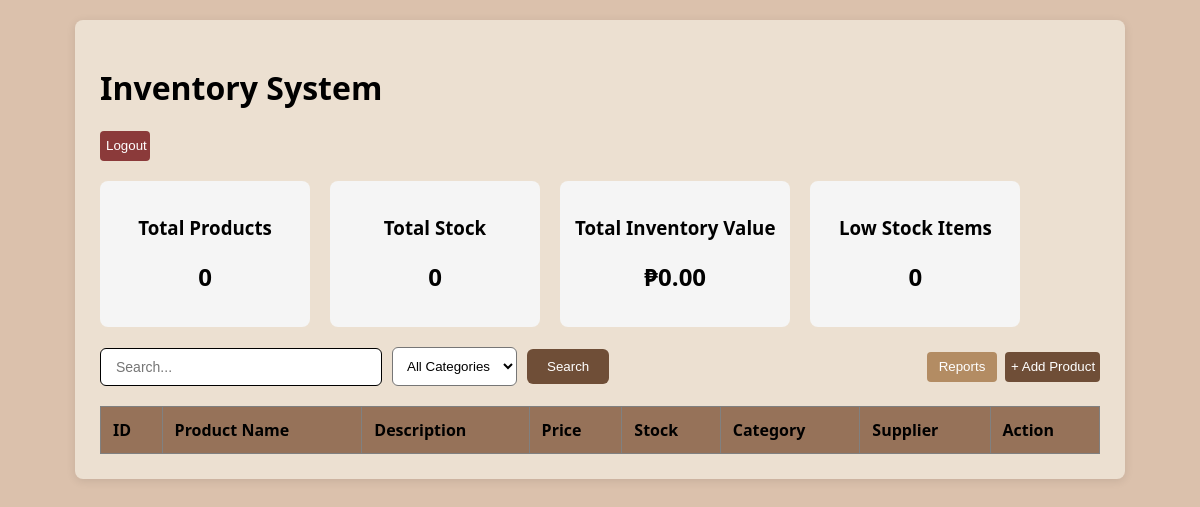
/index.php (signed in), run on an earlier commit of the app's database.
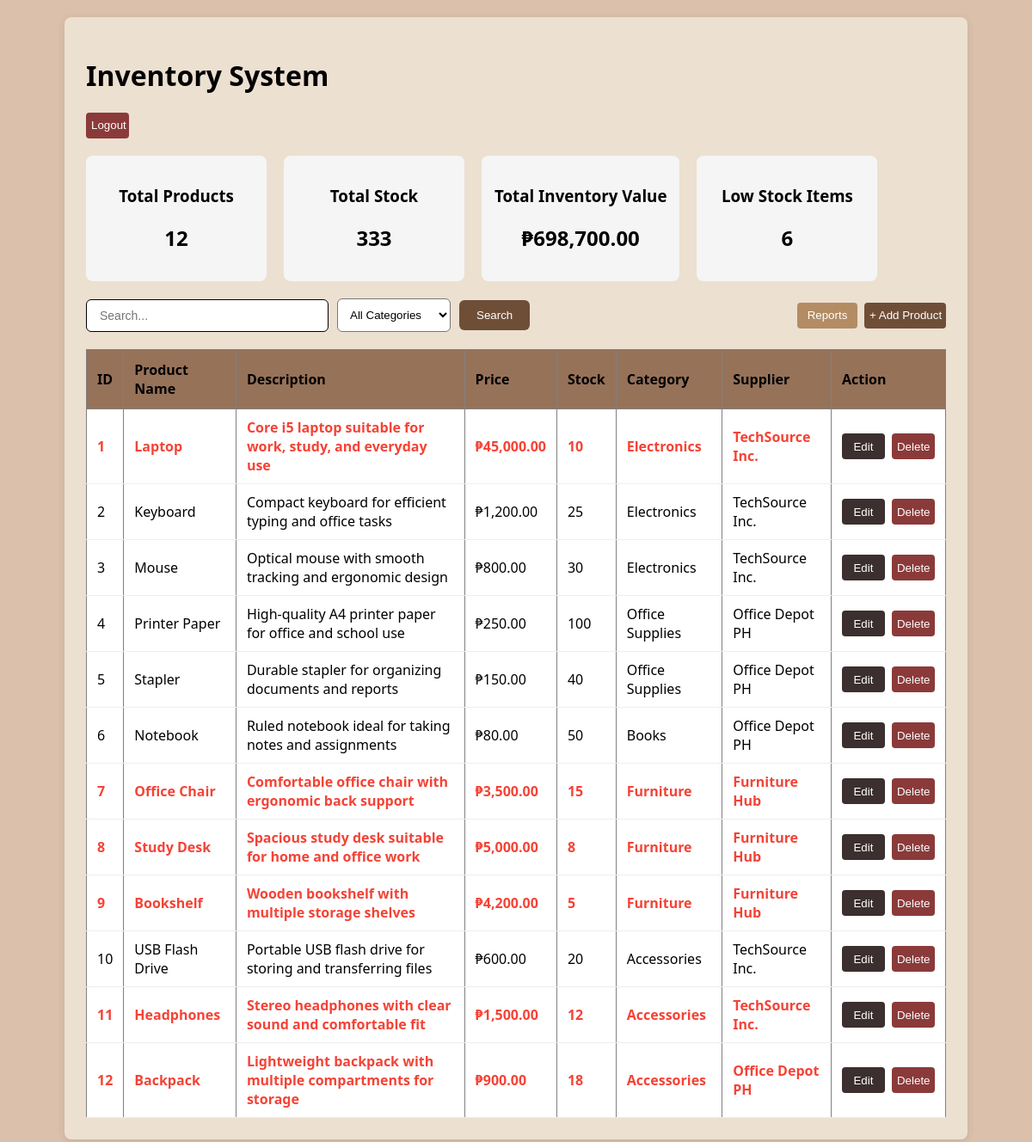
And on a later commit of the database.
### tables this page shows
CREATE TABLE `products` (
  `product_id` int(11) NOT NULL,
  `product_name` varchar(100) DEFAULT NULL,
  `description` text DEFAULT NULL,
  `price` decimal(10,2) NOT NULL,
  `stock` int(11) NOT NULL DEFAULT 0,
  `category_id` int(11) NOT NULL,
  `supplier_id` int(11) NOT NULL,
  `created_at` timestamp NOT NULL DEFAULT current_timestamp()
);

CREATE TABLE `categories` (
  `category_id` int(11) NOT NULL,
  `category_name` varchar(100) DEFAULT NULL
);

CREATE TABLE `suppliers` (
  `supplier_id` int(11) NOT NULL,
  `supplier_name` varchar(100) DEFAULT NULL,
  `contact_person` varchar(100) DEFAULT NULL,
  `phone` varchar(20) DEFAULT NULL
);

### index.php (the view, shortened to what this page needs)
<?php
require_once 'config.php';
$search = $_GET['search'] ?? '';
$sql = "
SELECT
    p.product_id,
    p.product_name,
    p.description,
    p.price,
    p.stock,
    c.category_name,
    s.supplier_name
FROM products p
JOIN categories c
    ON p.category_id = c.category_id
JOIN suppliers s
    ON p.supplier_id = s.supplier_id
WHERE 1=1
";
$sql .= " ORDER BY p.product_id ASC";
$result = mysqli_query($conn, $sql);
$totalProducts = 0;
$totalStock = 0;
$totalValue = 0;
$lowStock = 0;
$products = [];
while ($row = mysqli_fetch_assoc($result)) {
    $products[] = $row;
    $totalProducts++;
    $totalStock += $row['stock'];
    $totalValue += $row['stock'] * $row['price'];
    if ($row['stock'] < 20) {
        $lowStock++;
    }
}
?>
<!DOCTYPE html>
<html>
<head>
    <link rel="stylesheet" href="style2.css">
</head>
<body>
<div class="container">
<h1>Inventory System</h1>
<a href="logout.php"><button class="del">Logout</button></a>
<div class="cards">
    <div class="card">
        <h3>Total Products</h3>
        <h2><?= $totalProducts ?></h2>
    </div>
    <div class="card">
        <h3>Total Stock</h3>
        <h2><?= $totalStock ?></h2>
    </div>
    <div class="card">
        <h3>Total Inventory Value</h3>
        <h2>₱<?= number_format($totalValue,2) ?></h2>
    </div>
    <div class="card">
        <h3>Low Stock Items</h3>
        <h2><?= $lowStock ?></h2>
    </div>
</div>
<div class="choose">
<form method="GET">
    <input type="text" name="search" placeholder="Search..."  value="<?= htmlspecialchars($search) ?>">
    <select name="category">
        <option value="">All Categories</option>
    </select>
    <button type="submit" class ="search">Search</button>
</form>
<div class= pages>
<a href="report.php"><button class ="report">Reports</button></a>
<a href="add.php"><button class ="prod"> + Add Product </button> </a>
</div>
</div>
<table border="1" cellpadding="8">
<tr>
    <th>ID</th>
    <th>Product Name</th>
    <th>Description</th>
    <th>Price</th>
    <th>Stock</th>
    <th>Category</th>
    <th>Supplier</th>
    <th>Action </th>
</tr>
<?php foreach($products as $row): ?>
<tr class="<?= ($row['stock'] < 20) ? 'low-stock' : '' ?>">
    <td><?= $row['product_id'] ?></td>
    <td><?= htmlspecialchars($row['product_name']) ?></td>
    <td><?= htmlspecialchars($row['description']) ?></td>
    <td>₱<?= number_format($row['price'],2) ?></td>
    <td><?= $row['stock'] ?></td>
    <td><?= htmlspecialchars($row['category_name']) ?></td>
    <td><?= htmlspecialchars($row['supplier_name']) ?></td>
    <td>
    <div class ="actions">
    <a href="edit.php?id=<?= $row['product_id'] ?>" ><button class="edit" >Edit</button></a>
    <a href="delete.php?id=<?= $row['product_id'] ?>" onclick="return confirm('Delete this product?')" ><button class="del">Delete</button></a>
    </div>
    </td>
</tr>
<?php endforeach; ?>
</table>
</div>
</body>
</html>

### style2.css (style rules this page uses)
body { font-family: 'Segoe UI', Arial, sans-serif; margin: 20px; background: #dbc1ac; }
.container { max-width: 1000px; margin: 0 auto; background: #ece0d1; padding: 25px; border-radius: 8px; box-shadow: 0 2px 10px rgba(0,0,0,0.1); }
table { width: 100%; border-collapse: collapse; background: #ffffff; }
th { background:#967259; padding: 12px; text-align: left; }
td { padding: 10px 12px; border-bottom: 1px solid #eee; }
.cards { display:flex; gap:20px; margin:20px 0; }
.card { background:#f5f5f5; padding:15px; border-radius:8px; min-width:180px; text-align:center; }
.low-stock { background:#ffffff; color:#f44336; font-weight:bold; }
.choose { display:flex; justify-content:space-between; align-items:center; margin-bottom:20px; }
form { display:flex; gap:10px; }
.actions,.pages { display: flex; gap: 8px; white-space: nowrap; }
.del,.edit { text-decoration: none; color: white; border: none; border-radius: 4px; width: 50px; height: 30px; }
.del { background-color: #8B3A3A; }
.edit { background-color: #3B2F2F; }
.report { text-decoration: none; border: none; border-radius: 4px; width: 70px; height: 30px; background-color:#b38c63 ; color: white; }
.prod { text-decoration: none; border: none; border-radius: 4px; width: 95px; height: 30px; background-color: #6F4E37 ; color: white; }
form { display: flex; gap: 10px; align-items: center; }
input[name="search"] { padding: 10px 15px; border: 1px solid; border-radius: 6px; font-size: 14px; width: 250px; outline: none; }
select { padding: 10px; border-radius: 6px; background: white; }
button[type="submit"] { padding: 10px 20px; background: #6F4E37; color: white; border: none; border-radius: 6px; cursor: pointer; }

What changed in the data, as far as the page shows it:
added products: product_id "1", product_name "Laptop", description "Core i5 laptop suitable for work, study, and everyday use", price "45,000.00", stock "10", category.category_name "Electronics", supplier.supplier_name "TechSource Inc."
added products: product_id "2", product_name "Keyboard", description "Compact keyboard for efficient typing and office tasks", price "1,200.00", stock "25", category.category_name "Electronics", supplier.supplier_name "TechSource Inc."
added products: product_id "3", product_name "Mouse", description "Optical mouse with smooth tracking and ergonomic design", price "800.00", stock "30", category.category_name "Electronics", supplier.supplier_name "TechSource Inc."
added products: product_id "4", product_name "Printer Paper", description "High-quality A4 printer paper for office and school use", price "250.00", stock "100", category.category_name "Office Supplies", supplier.supplier_name "Office Depot PH"
added products: product_id "5", product_name "Stapler", description "Durable stapler for organizing documents and reports", price "150.00", stock "40", category.category_name "Office Supplies", supplier.supplier_name "Office Depot PH"
added products: product_id "6", product_name "Notebook", description "Ruled notebook ideal for taking notes and assignments", price "80.00", stock "50", category.category_name "Books", supplier.supplier_name "Office Depot PH"
added products: product_id "7", product_name "Office Chair", description "Comfortable office chair with ergonomic back support", price "3,500.00", stock "15", category.category_name "Furniture", supplier.supplier_name "Furniture Hub"
added products: product_id "8", product_name "Study Desk", description "Spacious study desk suitable for home and office work", price "5,000.00", stock "8", category.category_name "Furniture", supplier.supplier_name "Furniture Hub"
added products: product_id "9", product_name "Bookshelf", description "Wooden bookshelf with multiple storage shelves", price "4,200.00", stock "5", category.category_name "Furniture", supplier.supplier_name "Furniture Hub"
added products: product_id "10", product_name "USB Flash Drive", description "Portable USB flash drive for storing and transferring files", price "600.00", stock "20", category.category_name "Accessories", supplier.supplier_name "TechSource Inc."
added products: product_id "11", product_name "Headphones", description "Stereo headphones with clear sound and comfortable fit", price "1,500.00", stock "12", category.category_name "Accessories", supplier.supplier_name "TechSource Inc."
added products: product_id "12", product_name "Backpack", description "Lightweight backpack with multiple compartments for storage", price "900.00", stock "18", category.category_name "Accessories", supplier.supplier_name "Office Depot PH"
Also different on the page:
$totalProducts: "0" → "12"
$totalStock: "0" → "333"
$totalValue: "0.00" → "698,700.00"
$lowStock: "0" → "6"
